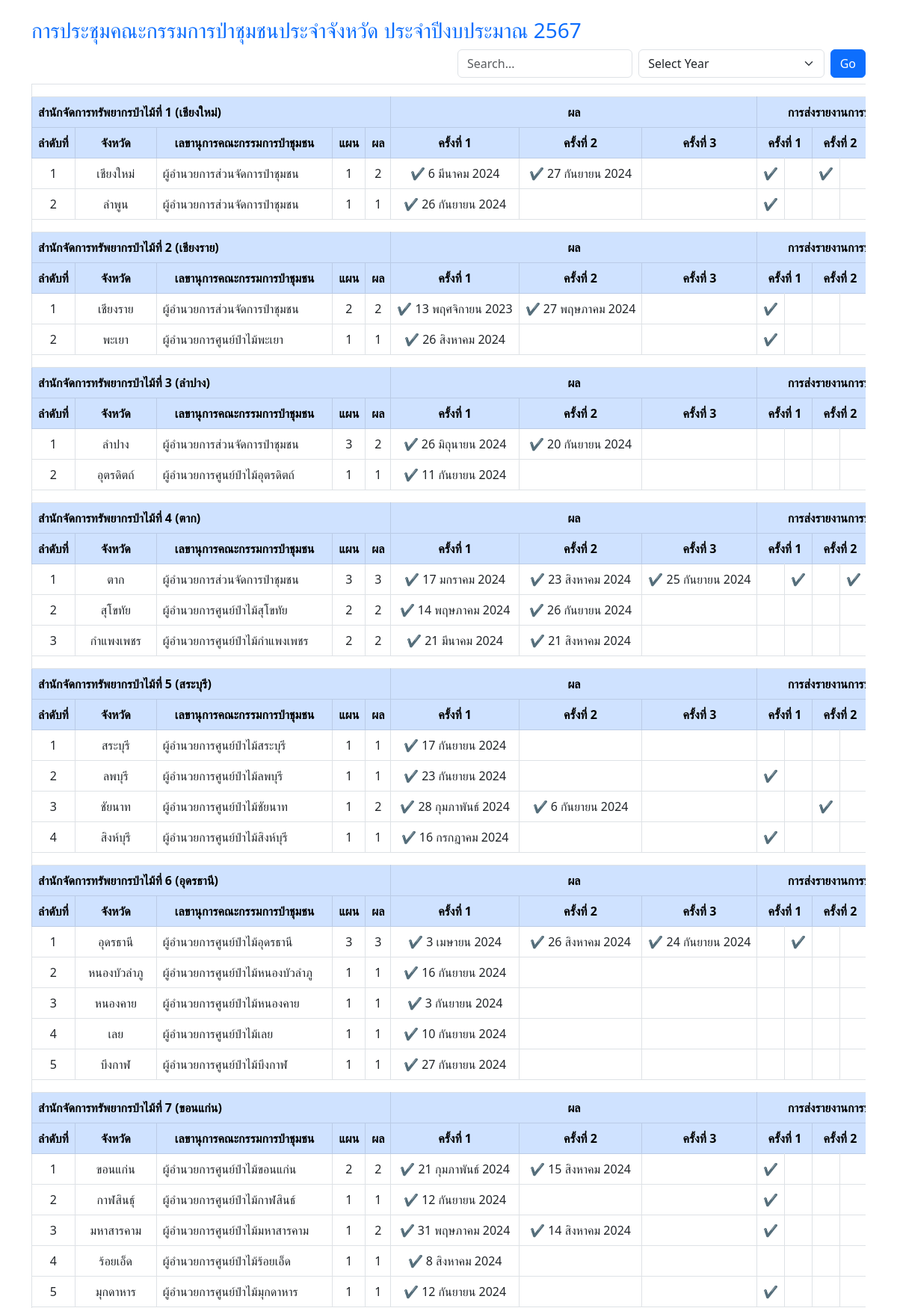
The app's page /summary/2567/ (upper part) with its own data.
### apps/configs/models.py (models this page shows, shortened)
class Config(models.Model):
    key = models.CharField(max_length=100)
    value = models.CharField(max_length=100)
    description = models.TextField(blank=True, null=True)
    class Meta:
        verbose_name  = verbose_name_plural = 'Config'
        ordering = ['key', ]

### apps/core/models.py (models this page shows, shortened)
class Section(models.Model):
    name = models.CharField(verbose_name="สำนัก", max_length=100)
    number = models.IntegerField(verbose_name="ลำดับที่",)
    type = models.CharField(verbose_name="ประเภท", max_length=1, choices=[('M', 'หลัก'), ('S', 'สาขา')], default='M')
    description = models.TextField(blank=True, null=True)
    class Meta:
        verbose_name  = verbose_name_plural = '1. สำนัก'
        ordering = ['type', 'number', ]
    def sub_departments(self):
        return self.departments.all().count()
    sub_departments.short_description = 'จำนวนหน่วยงาน'

class Department(models.Model):
    section = models.ForeignKey(Section, verbose_name="สำนัก",  on_delete=models.CASCADE, related_name='departments')
    province = models.CharField(verbose_name="จังหวัด", max_length=100)
    responsible = models.CharField(verbose_name="เลขา คปจ.", max_length=100, blank=True, null=True)
    contact_name = models.CharField(verbose_name="ผู้ติดต่อ", max_length=100, blank=True, null=True)
    phone = models.CharField(verbose_name="เบอร์โทร", max_length=20, blank=True, null=True)
    comment = models.TextField(verbose_name="หมายเหตุ", blank=True, null=True)
    class Meta:
        verbose_name  = verbose_name_plural = '2. หน่วยงาน'
        ordering = ['section__number', ]
    def get_current_fiscal_objective(self):
        year = int(Config.objects.get(key = "fiscal-year").value)
        return self.fiscal_objectives.filter(fiscal_year=year).first()
    def get_fiscal_meeting(self):
        year = int(Config.objects.get(key = "fiscal-year").value)
        return self.meetings.filter(fiscal_year=year).all()

class FiscalObjective(models.Model):
    department = models.ForeignKey(Department, verbose_name = "จังหวัด", on_delete=models.CASCADE, related_name='fiscal_objectives')
    fiscal_year = models.IntegerField(verbose_name="ปีงบประมาณ", default=2568)
    meeting_number = models.PositiveIntegerField(verbose_name="แผนการประชุม (ครั้ง)",default=1)
    class Meta:
        verbose_name  = verbose_name_plural = '3. แผน/สรุปผลการประชุม'
        ordering = ['fiscal_year', ]

class Meeting(models.Model):
    department = models.ForeignKey(Department, verbose_name = "จังหวัด", on_delete=models.CASCADE, related_name='meetings')
    fiscal_year = models.IntegerField(verbose_name="ปีงบประมาณ", default=2568)
    number = models.IntegerField(verbose_name="ครั้งที่", default= 1)
    meeting_date = models.DateField(blank=True, null=True)
    picture = models.ImageField(verbose_name="รูปภาพ", upload_to='meeting_pictures/', blank=True, null=True)
    form2_file = models.FileField(verbose_name="ไฟล์ กม.2", upload_to='meeting_files/', blank=True, null=True)
    report_file = models.FileField(verbose_name="ไฟล์รายงานการประชุม", upload_to='meeting_files/', blank=True, null=True)
    summary = models.TextField()
    STATUS_CHOICES = [
        ('P', 'แผน'),
        ('D', 'ดำเนินการแล้ว'),
        ('A', 'ตรวจสอบแล้ว'),
    ]
    status = models.CharField(max_length=1, choices=STATUS_CHOICES, default='P')
    class Meta:
        verbose_name  = verbose_name_plural = '4. รายละเอียดการประชุม'
        ordering = ['meeting_date', ]

### apps/core/views.py (the view)
# urls.py: path('summary/<year>/', summary, name='summary'),
def summary(request, year = 2567):
    sections = Section.objects.order_by("type", "number")
    config_fiscal_year = Config.objects.get(key = "fiscal-year")
    config_fiscal_year.value = year
    config_fiscal_year.save()
    context = {
        'sections': sections,
        'fiscal_year': year,
    }
    return render(request, 'core/summary.html', context)

### apps/core/templates/core/summary.html (shortened to what this page needs)
{% load i18n thaidate %}
<!DOCTYPE html>
<html lang="th">
<head>
    <link href="https://cdn.jsdelivr.net/npm/bootstrap@5.3.0/dist/css/bootstrap.min.css" rel="stylesheet">
</head>
<body class="container py-4">
    <h3 class="text-primary">การประชุมคณะกรรมการป่าชุมชนประจำจังหวัด ประจำปีงบประมาณ {{ fiscal_year }}</h3>
	<div class="row">
	<div class="col-6 ms-auto">
    <form class="d-flex align-items-center">
        <input type="text" name="q" class="form-control me-2" placeholder="Search..." aria-label="Search">
        <select class="form-select me-2" aria-label="Select Year">
            <option selected disabled>Select Year</option>
        </select>
        <button class="btn btn-primary" type="submit">Go</button>
    </form>
	</div>
	</div>
    <div class="table-responsive mt-2">
        <table class="table table-bordered table-hover">
            <tbody>
                {% for section in sections %}
				<tr><td  colspan="15"></td></tr>
				<tr class="table-primary">
                    <th colspan="5" style="text-align: left;">{{ section.name }}</th>
                    <th colspan="3">ผล</th>
                    <th colspan="6">การส่งรายงานการประชุม</th>
                </tr>
                <tr class="table-primary">
			        <th >ลำดับที่</th>
                    <th >จังหวัด</th>
                    <th >เลขานุการคณะกรรมการป่าชุมชน</th>
			        <th >แผน</th>
					<th>ผล</th>
                    <th>ครั้งที่ 1</th>
                    <th>ครั้งที่ 2</th>
                    <th>ครั้งที่ 3</th>
                    <th colspan=2>ครั้งที่ 1</th>
                    <th colspan=2>ครั้งที่ 2</th>
                </tr>
                    {% for department in section.departments.all %}
                    <tr>
                        <td>{{ forloop.counter }}</td>
                        <td>{{ department.province }}</td>
                        <td class="text-left">{{ department.responsible }}</td>
                        <td>{{ department.get_current_fiscal_objective.meeting_number  }} </td>
						<td>{{ department.get_fiscal_meeting.count }}</td>
                        <td>
                            {% if department.get_fiscal_meeting.0 %}
                                {%if department.get_fiscal_meeting.0.status == 'P' %}
                                    📅
                                {% elif department.get_fiscal_meeting.0.status == 'D' %}
                                    ⌛
                                {% else %}
                                    ✔
                                {% endif %}
                                {% language 'th' %}
                                    {{ department.get_fiscal_meeting.0.meeting_date|thaidate:"d M y"|default_if_none:""  }}
                                {% endlanguage %}
                            {% endif %}
                        </td>
                        <td>
                            {% if department.get_fiscal_meeting.1 %}
                                {%if department.get_fiscal_meeting.1.status == 'P' %}
                                    📅
                                {% elif department.get_fiscal_meeting.1.status == 'D' %}
                                    ⌛
                                {% else %}
                                    ✔
                                {% endif %}
                                {% language 'th' %}
                                    {{ department.get_fiscal_meeting.1.meeting_date|thaidate:"d M y"|default_if_none:""  }}
                                {% endlanguage %}
                            {% endif %}
                        </td>
                        <td>
                            {% if department.get_fiscal_meeting.2 %}
                                {%if department.get_fiscal_meeting.2.status == 'P' %}
                                    📅
                                {% elif department.get_fiscal_meeting.2.status == 'D' %}
                                    ⌛
                                {% else %}
                                    ✔
                                {% endif %}
                                {% language 'th' %}
                                    {{ department.get_fiscal_meeting.2.meeting_date|thaidate:"d M y"|default_if_none:""  }}
                                {% endlanguage %}
                            {% endif %}
                        </td>
                        <td>
                            {% if department.get_fiscal_meeting.0 %}
                                {%if department.get_fiscal_meeting.0.form2_file%}
                                    ✔
                                {% endif %}
							{% endif %}
						</td>
						<td>
							{% if department.get_fiscal_meeting.2 %}
                                {%if department.get_fiscal_meeting.0.report_file%}
                                    ✔
                                {% endif %}
                            {% endif %}
                        </td>
                        <td>
                            {% if department.get_fiscal_meeting.1 %}
                                {%if department.get_fiscal_meeting.1.form2_file%}
                                    ✔
                                {% endif %}
							{% endif %}
						</td>
						<td>
							{% if department.get_fiscal_meeting.2 %}
                                {%if department.get_fiscal_meeting.1.report_file%}
                                    ✔
                                {% endif %}
                            {% endif %}
                        </td>
                    </tr>
                    {% endfor %}
                {% endfor %}
            </tbody>
        </table>
    </div>
</body>
</html>

### apps/core/templates/core/summary.html (style rules this page uses)
.table td, .table th { text-align: center; vertical-align: middle; white-space: nowrap; }
.text-left { text-align: left !important; }
.table-responsive { overflow-x: auto; }

### records on screen
Config: value "2567"
Section: name "สำนักจัดการทรัพยากรป่าไม้ที่ 1 (เชียงใหม่)"
Department: province "เชียงใหม่", responsible "ผู้อำนวยการส่วนจัดการป่าชุมชน", get_current_fiscal_objective.meeting_number "1", get_fiscal_meeting.count "2", get_fiscal_meeting.0.meeting_date|thaidate "6 มีนาคม 2024", get_fiscal_meeting.1.meeting_date|thaidate "27 กันยายน 2024"
Department: province "ลำพูน", responsible "ผู้อำนวยการส่วนจัดการป่าชุมชน", get_current_fiscal_objective.meeting_number "1", get_fiscal_meeting.count "1", get_fiscal_meeting.0.meeting_date|thaidate "26 กันยายน 2024"
Section: name "สำนักจัดการทรัพยากรป่าไม้ที่ 2 (เชียงราย)"
Department: province "เชียงราย", responsible "ผู้อำนวยการส่วนจัดการป่าชุมชน", get_current_fiscal_objective.meeting_number "2", get_fiscal_meeting.count "2", get_fiscal_meeting.0.meeting_date|thaidate "13 พฤศจิกายน 2023", get_fiscal_meeting.1.meeting_date|thaidate "27 พฤษภาคม 2024"
Department: province "พะเยา", responsible "ผู้อำนวยการศูนย์ป่าไม้พะเยา", get_current_fiscal_objective.meeting_number "1", get_fiscal_meeting.count "1", get_fiscal_meeting.0.meeting_date|thaidate "26 สิงหาคม 2024"
Section: name "สำนักจัดการทรัพยากรป่าไม้ที่ 3 (ลำปาง)"
Department: province "ลำปาง", responsible "ผู้อำนวยการส่วนจัดการป่าชุมชน", get_current_fiscal_objective.meeting_number "3", get_fiscal_meeting.count "2", get_fiscal_meeting.0.meeting_date|thaidate "26 มิถุนายน 2024", get_fiscal_meeting.1.meeting_date|thaidate "20 กันยายน 2024"
Department: province "อุตรดิตถ์", responsible "ผู้อำนวยการศูนย์ป่าไม้อุตรดิตถ์", get_current_fiscal_objective.meeting_number "1", get_fiscal_meeting.count "1", get_fiscal_meeting.0.meeting_date|thaidate "11 กันยายน 2024"
Section: name "สำนักจัดการทรัพยากรป่าไม้ที่ 4 (ตาก)"
Department: province "ตาก", responsible "ผู้อำนวยการส่วนจัดการป่าชุมชน", get_current_fiscal_objective.meeting_number "3", get_fiscal_meeting.count "3", get_fiscal_meeting.0.meeting_date|thaidate "17 มกราคม 2024", get_fiscal_meeting.1.meeting_date|thaidate "23 สิงหาคม 2024", get_fiscal_meeting.2.meeting_date|thaidate "25 กันยายน 2024"
Department: province "สุโขทัย", responsible "ผู้อำนวยการศูนย์ป่าไม้สุโขทัย", get_current_fiscal_objective.meeting_number "2", get_fiscal_meeting.count "2", get_fiscal_meeting.0.meeting_date|thaidate "14 พฤษภาคม 2024", get_fiscal_meeting.1.meeting_date|thaidate "26 กันยายน 2024"
Department: province "กำแพงเพชร", responsible "ผู้อำนวยการศูนย์ป่าไม้กำแพงเพชร", get_current_fiscal_objective.meeting_number "2", get_fiscal_meeting.count "2", get_fiscal_meeting.0.meeting_date|thaidate "21 มีนาคม 2024", get_fiscal_meeting.1.meeting_date|thaidate "21 สิงหาคม 2024"
Section: name "สำนักจัดการทรัพยากรป่าไม้ที่ 5 (สระบุรี)"
Department: province "สระบุรี", responsible "ผู้อำนวยการศูนย์ป่าไม้สระบุรี", get_current_fiscal_objective.meeting_number "1", get_fiscal_meeting.count "1", get_fiscal_meeting.0.meeting_date|thaidate "17 กันยายน 2024"
Department: province "ลพบุรี", responsible "ผู้อำนวยการศูนย์ป่าไม้ลพบุรี", get_current_fiscal_objective.meeting_number "1", get_fiscal_meeting.count "1", get_fiscal_meeting.0.meeting_date|thaidate "23 กันยายน 2024"
Department: province "ชัยนาท", responsible "ผู้อำนวยการศูนย์ป่าไม้ชัยนาท", get_current_fiscal_objective.meeting_number "1", get_fiscal_meeting.count "2", get_fiscal_meeting.0.meeting_date|thaidate "28 กุมภาพันธ์ 2024", get_fiscal_meeting.1.meeting_date|thaidate "6 กันยายน 2024"
Department: province "สิงห์บุรี", responsible "ผู้อำนวยการศูนย์ป่าไม้สิงห์บุรี", get_current_fiscal_objective.meeting_number "1", get_fiscal_meeting.count "1", get_fiscal_meeting.0.meeting_date|thaidate "16 กรกฎาคม 2024"
Section: name "สำนักจัดการทรัพยากรป่าไม้ที่ 6 (อุดรธานี)"
Department: province "อุดรธานี", responsible "ผู้อำนวยการศูนย์ป่าไม้อุดรธานี", get_current_fiscal_objective.meeting_number "3", get_fiscal_meeting.count "3", get_fiscal_meeting.0.meeting_date|thaidate "3 เมษายน 2024", get_fiscal_meeting.1.meeting_date|thaidate "26 สิงหาคม 2024", get_fiscal_meeting.2.meeting_date|thaidate "24 กันยายน 2024"
Department: province "หนองบัวลำภู", responsible "ผู้อำนวยการศูนย์ป่าไม้หนองบัวลำภู", get_current_fiscal_objective.meeting_number "1", get_fiscal_meeting.count "1", get_fiscal_meeting.0.meeting_date|thaidate "16 กันยายน 2024"
Department: province "หนองคาย", responsible "ผู้อำนวยการศูนย์ป่าไม้หนองคาย", get_current_fiscal_objective.meeting_number "1", get_fiscal_meeting.count "1", get_fiscal_meeting.0.meeting_date|thaidate "3 กันยายน 2024"
Department: province "เลย", responsible "ผู้อำนวยการศูนย์ป่าไม้เลย", get_current_fiscal_objective.meeting_number "1", get_fiscal_meeting.count "1", get_fiscal_meeting.0.meeting_date|thaidate "10 กันยายน 2024"
Department: province "บึงกาฬ", responsible "ผู้อำนวยการศูนย์ป่าไม้บึงกาฬ", get_current_fiscal_objective.meeting_number "1", get_fiscal_meeting.count "1", get_fiscal_meeting.0.meeting_date|thaidate "27 กันยายน 2024"
Section: name "สำนักจัดการทรัพยากรป่าไม้ที่ 7 (ขอนแก่น)"
Department: province "ขอนแก่น", responsible "ผู้อำนวยการศูนย์ป่าไม้ขอนแก่น", get_current_fiscal_objective.meeting_number "2", get_fiscal_meeting.count "2", get_fiscal_meeting.0.meeting_date|thaidate "21 กุมภาพันธ์ 2024", get_fiscal_meeting.1.meeting_date|thaidate "15 สิงหาคม 2024"
Department: province "กาฬสินธุ์", responsible "ผู้อำนวยการศูนย์ป่าไม้กาฬสินธ์", get_current_fiscal_objective.meeting_number "1", get_fiscal_meeting.count "1", get_fiscal_meeting.0.meeting_date|thaidate "12 กันยายน 2024"
Department: province "มหาสารคาม", responsible "ผู้อำนวยการศูนย์ป่าไม้มหาสารคาม", get_current_fiscal_objective.meeting_number "1", get_fiscal_meeting.count "2", get_fiscal_meeting.0.meeting_date|thaidate "31 พฤษภาคม 2024", get_fiscal_meeting.1.meeting_date|thaidate "14 สิงหาคม 2024"
Department: province "ร้อยเอ็ด", responsible "ผู้อำนวยการศูนย์ป่าไม้ร้อยเอ็ด", get_current_fiscal_objective.meeting_number "1", get_fiscal_meeting.count "1", get_fiscal_meeting.0.meeting_date|thaidate "8 สิงหาคม 2024"
Department: province "มุกดาหาร", responsible "ผู้อำนวยการศูนย์ป่าไม้มุกดาหาร", get_current_fiscal_objective.meeting_number "1", get_fiscal_meeting.count "1", get_fiscal_meeting.0.meeting_date|thaidate "12 กันยายน 2024"
